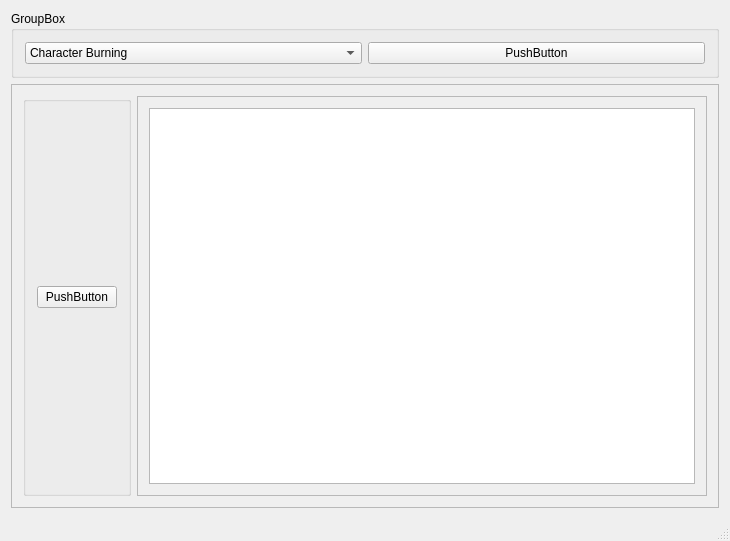
<?xml version="1.0" encoding="UTF-8"?>
<ui version="4.0">
 <class>QTTestAppClass</class>
 <widget class="QMainWindow" name="QTTestAppClass">
  <property name="geometry">
   <rect>
    <x>0</x>
    <y>0</y>
    <width>730</width>
    <height>541</height>
   </rect>
  </property>
  <property name="windowTitle">
   <string>QTTestApp</string>
  </property>
  <widget class="QWidget" name="centralWidget">
   <layout class="QVBoxLayout" name="verticalLayout">
    <item>
     <widget class="QGroupBox" name="groupBox">
      <property name="title">
       <string>GroupBox</string>
      </property>
      <layout class="QHBoxLayout" name="horizontalLayout_3">
       <item>
        <widget class="QComboBox" name="comboBox">
         <item>
          <property name="text">
           <string>Character Burning</string>
          </property>
         </item>
         <item>
          <property name="text">
           <string>Character Layout</string>
          </property>
         </item>
        </widget>
       </item>
       <item>
        <widget class="QPushButton" name="pushButton">
         <property name="text">
          <string>PushButton</string>
         </property>
        </widget>
       </item>
      </layout>
     </widget>
    </item>
    <item>
     <layout class="QHBoxLayout" name="horizontalLayout">
      <item>
       <widget class="QFrame" name="frame">
        <property name="frameShape">
         <enum>QFrame::StyledPanel</enum>
        </property>
        <property name="frameShadow">
         <enum>QFrame::Raised</enum>
        </property>
        <layout class="QHBoxLayout" name="horizontalLayout_2">
         <item>
          <widget class="QGroupBox" name="Tabs">
           <property name="enabled">
            <bool>true</bool>
           </property>
           <property name="checkable">
            <bool>false</bool>
           </property>
           <layout class="QVBoxLayout" name="verticalLayout_3">
            <item>
             <widget class="QPushButton" name="pushButton_2">
              <property name="text">
               <string>PushButton</string>
              </property>
             </widget>
            </item>
           </layout>
          </widget>
         </item>
         <item>
          <widget class="QScrollArea" name="scrollArea">
           <property name="widgetResizable">
            <bool>true</bool>
           </property>
           <widget class="QWidget" name="scrollAreaWidgetContents">
            <property name="geometry">
             <rect>
              <x>0</x>
              <y>0</y>
              <width>587</width>
              <height>417</height>
             </rect>
            </property>
            <layout class="QVBoxLayout" name="verticalLayout_2">
             <item>
              <widget class="QTextEdit" name="textEdit"/>
             </item>
            </layout>
           </widget>
          </widget>
         </item>
        </layout>
       </widget>
      </item>
     </layout>
    </item>
   </layout>
  </widget>
  <widget class="QStatusBar" name="statusBar"/>
 </widget>
 <layoutdefault spacing="6" margin="11"/>
 <resources>
  <include location="QTTestApp.qrc"/>
 </resources>
 <connections/>
</ui>
